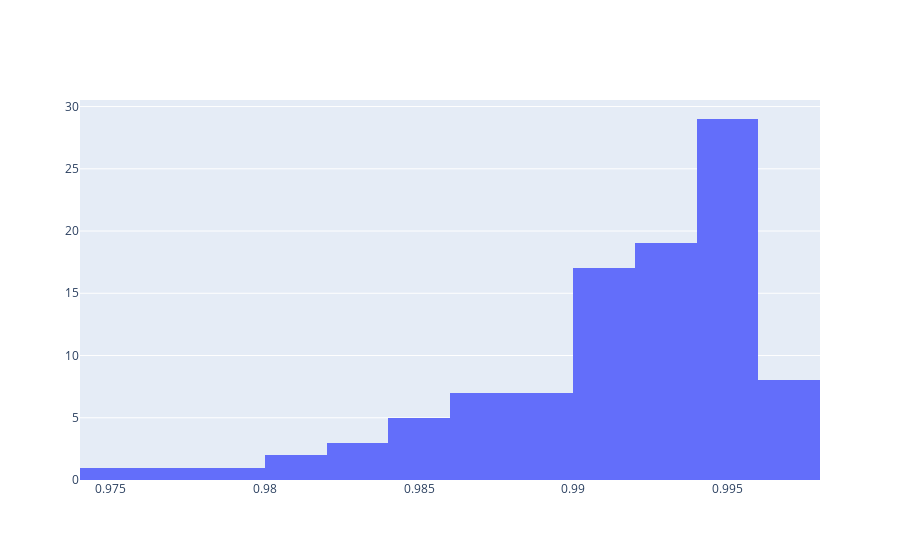

Notebook code for this chart:
### Code cell
temp = df_exp1.loc[df_exp1.dataset == 'mnist']
print(temp[["initial_r2", "test_acc"]].corr())
# px.scatter(temp, x="initial_r2", y="test_acc", color="dataset",
#                  size='training_steps')
# fig1 = px.histogram(temp, x='final_r2', name='MNIST')
fig1 = go.Figure()
fig1.add_trace(go.Histogram(x=temp.final_r2, name='MNIST'))
fig1.show()
